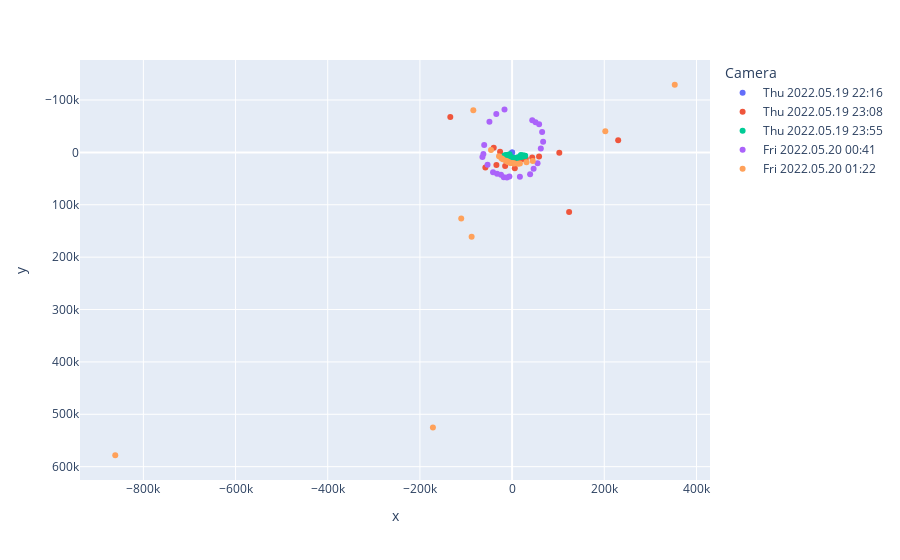

The cell this chart's notebook holds for it:
### Markdown cell above
Then we keep solving the intiial camera calibration, progressively removiving points with largest values until we get a good camera solve (e.g. values > 20k can be confusing for residuals)

### Code cell
fig = px.scatter(data_points
	, x='x'
	, y='y'
	, hover_name='Laser'
	, hover_data=['Active beam captures']
	, color='Camera')
fig.update_yaxes(autorange="reversed")
fig.show()

### Figure 1 — Plotly figure (JSON) as saved in the notebook; plotly's stock layout.template omitted (floating-point values rounded to 4 significant figures)
{"data": [{"customdata": [[9], [9]], "hovertemplate": "<b>%{hovertext}</b><br><br>Camera=Thu 2022.05.19 22:16<br>x=%{x}<br>y=%{y}<br>Active beam captures=%{customdata[0]}<extra></extra>", "hovertext": ["Laser 1", "Laser 2"], "legendgroup": "Thu 2022.05.19 22:16", "marker": {"color": "#636efa", "symbol": "circle"}, "mode": "markers", "name": "Thu 2022.05.19 22:16", "orientation": "v", "showlegend": true, "type": "scatter", "x": [0, 0], "xaxis": "x", "y": [0, 0], "yaxis": "y"}, {"customdata": [[8], [9], [9], [9], [6], [9], [9], [9], [5], [2], [3], [8], [9], [8], [8], [7], [9], [6], [9], [9], [8], [9], [9], [9], [8], [8], [9], [9], [9]], "hovertemplate": "<b>%{hovertext}</b><br><br>Camera=Thu 2022.05.19 23:08<br>x=%{x}<br>y=%{y}<br>Active beam captures=%{customdata[0]}<extra></extra>", "hovertext": ["Laser 1", "Laser 2", "Laser 3", "Laser 4", "Laser 5", "Laser 12", "Laser 7", "Laser 8", "Laser 10", "Laser 11", "Laser 13", "Laser 14", "Laser 16", "Laser 17", "Laser 18", "Laser 19", "Laser 22", "Laser 25", "Laser 26", "Laser 28", "Laser 30", "Laser 31", "Laser 32", "Laser 34", "Laser 35", "Laser 37", "Laser 38", "Laser 33", "Laser 40"], "legendgroup": "Thu 2022.05.19 23:08", "marker": {"color": "#EF553B", "symbol": "circle"}, "mode": "markers", "name": "Thu 2022.05.19 23:08", "orientation": "v", "showlegend": true, "type": "scatter", "x": [17680.0, 21610.0, 25280.0, 29590.0, 43640.0, 58510.0, 102400.0, 230100.0, -57960.0, -34040.0, -15080.0, 5851.0, 123700.0, -134100.0, -39880.0, -26070.0, -11650.0, -6065.0, -3146.0, -1719.0, 1667.0, 2976.0, 4184.0, 6069.0, 6677.0, 8509.0, 9321.0, 10590.0, 12420.0], "xaxis": "x", "y": [12810.0, 12560.0, 12310.0, 11720.0, 9906.0, 8046.0, 761.0, -23100.0, 28680.0, 24120.0, 25760.0, 30350.0, 114000.0, -67550.0, -8652.0, -1219.0, 7954.0, 10380.0, 11020.0, 11410.0, 11960.0, 12110.0, 12340.0, 12540.0, 12630.0, 12750.0, 12780.0, 12830.0, 12860.0], "yaxis": "y"}, {"customdata": [[8], [8], [9], [9], [9], [7], [9], [8], [9], [9], [7], [9], [9], [8], [9], [9], [9], [9], [9], [9], [8], [9], [8], [9], [9], [8], [7], [9]], "hovertemplate": "<b>%{hovertext}</b><br><br>Camera=Thu 2022.05.19 23:55<br>x=%{x}<br>y=%{y}<br>Active beam captures=%{customdata[0]}<extra></extra>", "hovertext": ["Laser 1", "Laser 2", "Laser 3", "Laser 4", "Laser 5", "Laser 12", "Laser 7", "Laser 8", "Laser 10", "Laser 11", "Laser 13", "Laser 14", "Laser 15", "Laser 16", "Laser 17", "Laser 18", "Laser 26", "Laser 28", "Laser 29", "Laser 30", "Laser 31", "Laser 32", "Laser 34", "Laser 35", "Laser 36", "Laser 37", "Laser 38", "Laser 33"], "legendgroup": "Thu 2022.05.19 23:55", "marker": {"color": "#00cc96", "symbol": "circle"}, "mode": "markers", "name": "Thu 2022.05.19 23:55", "orientation": "v", "showlegend": true, "type": "scatter", "x": [-5659.0, -11830.0, -14710.0, -16590.0, -15760.0, -14220.0, -12020.0, -10700.0, -8113.0, -7417.0, -4256.0, -1724.0, -607.6, 401.9, 1379.0, 2268.0, 10610.0, 11520.0, 12320.0, 15370.0, 17880.0, 21950.0, 28090.0, 28230.0, 26750.0, 24760.0, 21890.0, 19080.0], "xaxis": "x", "y": [3640.0, 5112.0, 5681.0, 5801.0, 7030.0, 7757.0, 8356.0, 8615.0, 9317.0, 9541.0, 9913.0, 10200.0, 10220.0, 10190.0, 10300.0, 10310.0, 10080.0, 10040.0, 9935.0, 9440.0, 8936.0, 8313.0, 6782.0, 6583.0, 6338.0, 5949.0, 5841.0, 5138.0], "yaxis": "y"}, {"customdata": [[4], [7], [5], [9], [8], [9], [9], [9], [9], [8], [9], [9], [9], [8], [3], [4], [6], [5], [7], [7], [8], [8], [7]], "hovertemplate": "<b>%{hovertext}</b><br><br>Camera=Fri 2022.05.20 00:41<br>x=%{x}<br>y=%{y}<br>Active beam captures=%{customdata[0]}<extra></extra>", "hovertext": ["Laser 1", "Laser 2", "Laser 4", "Laser 8", "Laser 10", "Laser 11", "Laser 13", "Laser 14", "Laser 15", "Laser 16", "Laser 17", "Laser 18", "Laser 19", "Laser 22", "Laser 25", "Laser 26", "Laser 29", "Laser 31", "Laser 32", "Laser 34", "Laser 36", "Laser 37", "Laser 38"], "legendgroup": "Fri 2022.05.20 00:41", "marker": {"color": "#ab63fa", "symbol": "circle"}, "mode": "markers", "name": "Fri 2022.05.20 00:41", "orientation": "v", "showlegend": true, "type": "scatter", "x": [-16480.0, -34290.0, -49180.0, -60540.0, -62280.0, -64340.0, -53270.0, -41350.0, -32610.0, -24110.0, -18100.0, -11220.0, -5853.0, 16930.0, 39080.0, 46680.0, 55210.0, 62310.0, 67340.0, 65150.0, 58580.0, 50880.0, 43720.0], "xaxis": "x", "y": [-82020.0, -73480.0, -58560.0, -14060.0, 3135.0, 8893.0, 23800.0, 37740.0, 40570.0, 42690.0, 47460.0, 48170.0, 46110.0, 46510.0, 41620.0, 31160.0, 20740.0, -7525.0, -20340.0, -38800.0, -53850.0, -57470.0, -61430.0], "yaxis": "y"}, {"customdata": [[8], [8], [6], [9], [9], [8], [9], [8], [8], [9], [7], [6], [5], [8], [7], [8], [8], [8], [8], [7], [9], [9], [9], [9]], "hovertemplate": "<b>%{hovertext}</b><br><br>Camera=Fri 2022.05.20 01:22<br>x=%{x}<br>y=%{y}<br>Active beam captures=%{customdata[0]}<extra></extra>", "hovertext": ["Laser 2", "Laser 4", "Laser 8", "Laser 10", "Laser 14", "Laser 15", "Laser 16", "Laser 17", "Laser 18", "Laser 19", "Laser 22", "Laser 25", "Laser 26", "Laser 28", "Laser 29", "Laser 30", "Laser 31", "Laser 32", "Laser 34", "Laser 35", "Laser 36", "Laser 37", "Laser 33", "Laser 40"], "legendgroup": "Fri 2022.05.20 01:22", "marker": {"color": "#FFA15A", "symbol": "circle"}, "mode": "markers", "name": "Fri 2022.05.20 01:22", "orientation": "v", "showlegend": true, "type": "scatter", "x": [12860.0, 16900.0, 31220.0, 44830.0, 202200.0, 352900.0, -861000.0, -110400.0, -87790.0, -171800.0, -84150.0, -45700.0, -28410.0, -23220.0, -20080.0, -13600.0, -10780.0, -8832.0, -5364.0, -4212.0, -2283.0, -820.3, 2362.0, 4618.0], "xaxis": "x", "y": [21700.0, 21320.0, 18900.0, 16506, -40150.0, -129100.0, 578200.0, 126300.0, 161200.0, 525077, -80450.0, -4404.0, 7377.0, 11200.0, 12950.0, 16010.0, 17070.0, 18220.0, 19300.0, 19710.0, 20250.0, 20430.0, 20970.0, 21270.0], "yaxis": "y"}], "layout": {"legend": {"title": {"text": "Camera"}, "tracegroupgap": 0}, "margin": {"t": 60}, "xaxis": {"anchor": "y", "domain": [0, 1], "title": {"text": "x"}}, "yaxis": {"anchor": "x", "autorange": "reversed", "domain": [0, 1], "title": {"text": "y"}}}}
